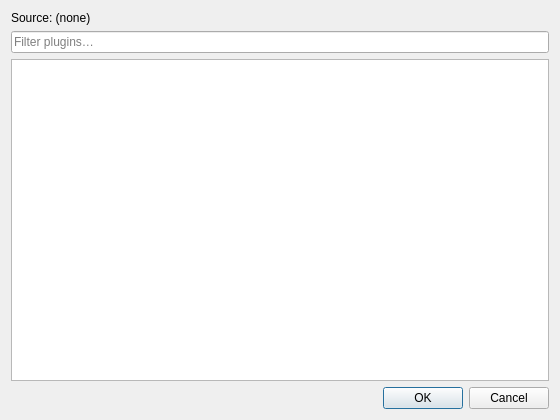
<?xml version="1.0" encoding="UTF-8"?>
<ui version="4.0">
 <class>PluginChooserDialog</class>
 <widget class="QDialog" name="PluginChooserDialog">
  <property name="geometry">
   <rect>
    <x>0</x>
    <y>0</y>
    <width>560</width>
    <height>420</height>
   </rect>
  </property>
  <property name="windowTitle">
   <string>Plug-In Chooser</string>
  </property>
  <layout class="QVBoxLayout" name="verticalLayout">
   <item>
    <widget class="QLabel" name="sourceLabel">
     <property name="text">
      <string>Source: (none)</string>
     </property>
     <property name="wordWrap">
      <bool>true</bool>
     </property>
    </widget>
   </item>
   <item>
    <widget class="QLineEdit" name="filterEdit">
     <property name="placeholderText">
      <string>Filter plugins…</string>
     </property>
    </widget>
   </item>
   <item>
    <widget class="QListWidget" name="pluginList"/>
   </item>
   <item>
    <widget class="QDialogButtonBox" name="buttonBox">
     <property name="standardButtons">
      <set>QDialogButtonBox::Cancel|QDialogButtonBox::Ok</set>
     </property>
    </widget>
   </item>
  </layout>
 </widget>
 <resources/>
 <connections>
  <connection>
   <sender>buttonBox</sender>
   <signal>accepted()</signal>
   <receiver>PluginChooserDialog</receiver>
   <slot>accept()</slot>
  </connection>
  <connection>
   <sender>buttonBox</sender>
   <signal>rejected()</signal>
   <receiver>PluginChooserDialog</receiver>
   <slot>reject()</slot>
  </connection>
 </connections>
</ui>
